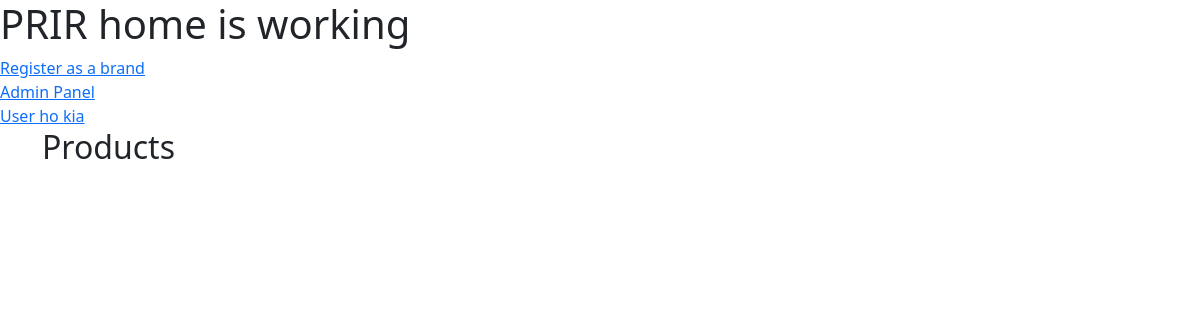
The app's page /, older data.
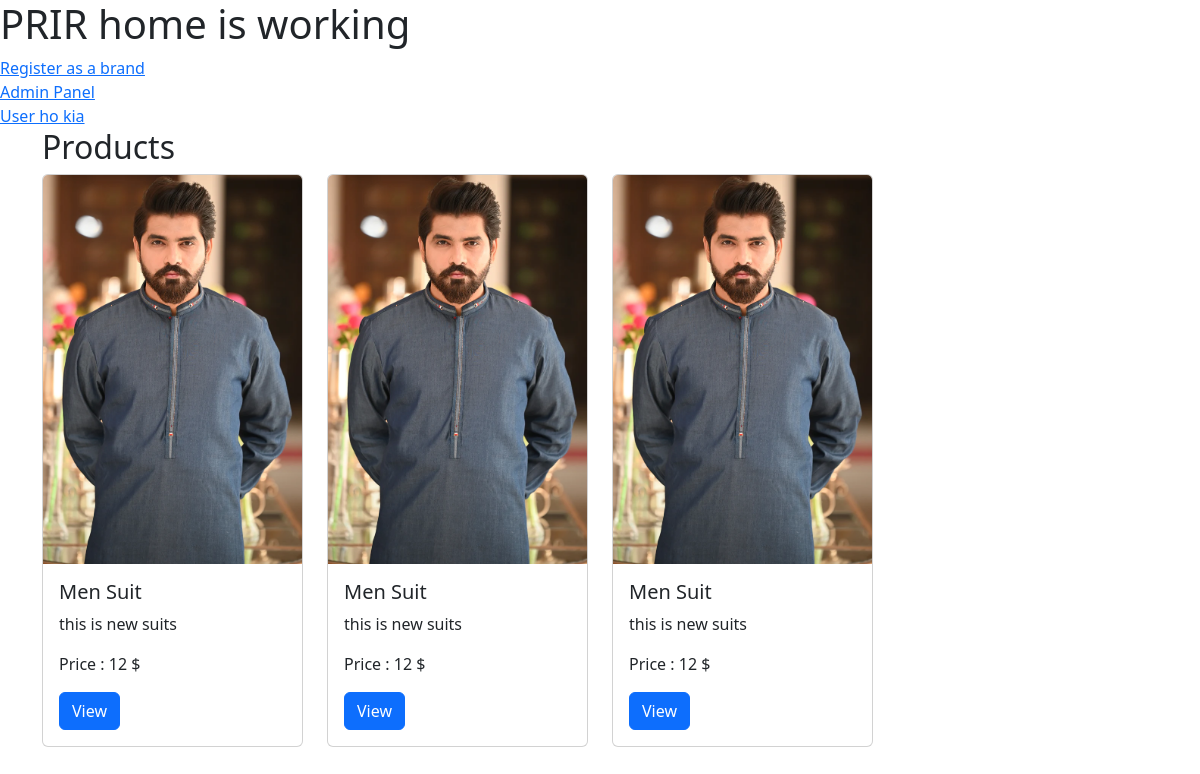
The same page, newer data.
### app/models.py (models this page shows, shortened)
class Product(models.Model):
    Product_Name = models.CharField(max_length=40)
    Product_Price = models.CharField(max_length=20)
    Product_Category = models.CharField(max_length=20)
    Product_Description = models.TextField(max_length=50)
    Product_Stock = models.IntegerField(default=0)
    slug = models.SlugField(unique=True, null=True, blank=True)
    Product_Brand = models.ForeignKey(Brand, on_delete=models.CASCADE)

### app/views.py (the view)
# urls.py: path('',views.Index, name='index'),
def Index(request):
    products = Product.objects.all()                #retrive all products
    n=len(products)
    nslides = n//4 + ceil((n/4)-(n//4))
    productImages ={}
    for product in products:
        ProductImage = PImage.objects.filter(Product=product).values().first()
        productImages[product.id] = ProductImage
    print("this is query set")
    print(productImages)
    params={'no_of_slides':nslides, 'range':range(1, nslides), 'product':products,"PImage":productImages}
    return render(request, 'index.html',params)

### app/views.py (called while the page is built)
@register.filter
def get_item(dictionary, key):
    print("in get item")
    print(dictionary[key]['Product_Image'])
    return dictionary[key]['Product_Image']

### app/templates/index.html (shortened to what this page needs)
<!DOCTYPE html>
<html lang="en">
<head>
    <link href="https://cdn.jsdelivr.net/npm/bootstrap@5.3.0-alpha3/dist/css/bootstrap.min.css" rel="stylesheet">
</head>
<body>
<h1>PRIR home is working</h1>
<a href="/brand_register">Register as a brand</a>
<br>
<a href="/admin">Admin Panel</a>
<br>
<a href="/user">User ho kia</a><br>
{% block content %}
  <div class="container">
    <h2>Products</h2>
    <div class="row">
      {% for product in product %}
        <div class="col-md-3">
          <div class="card">
            <img src="/media/{{PImage|get_item:product.id}}" class="card-img-top" alt="{{ product.Product_Name }}">
             <div class="card-body">
              <h5 class="card-title">{{ product.Product_Name }}</h5>
              <p class="card-text">{{ product.Product_Description }}</p>
              <p class="card-text">Price : {{ product.Product_Price }} $</p>
              <a href="{% url 'get_single_product' product.slug %}" class="btn btn-primary">View</a>
            </div>
          </div>
        </div>
      {% endfor %}
    </div>
{% endblock %}
</div>
</body>
</html>

Row changes from the older to the newer data that the page shows:
added Product: Product_Name "Men Suit", Product_Description "this is new suits", Product_Price "12"
added Product: Product_Name "Men Suit", Product_Description "this is new suits", Product_Price "12"
added Product: Product_Name "Men Suit", Product_Description "this is new suits", Product_Price "12"
